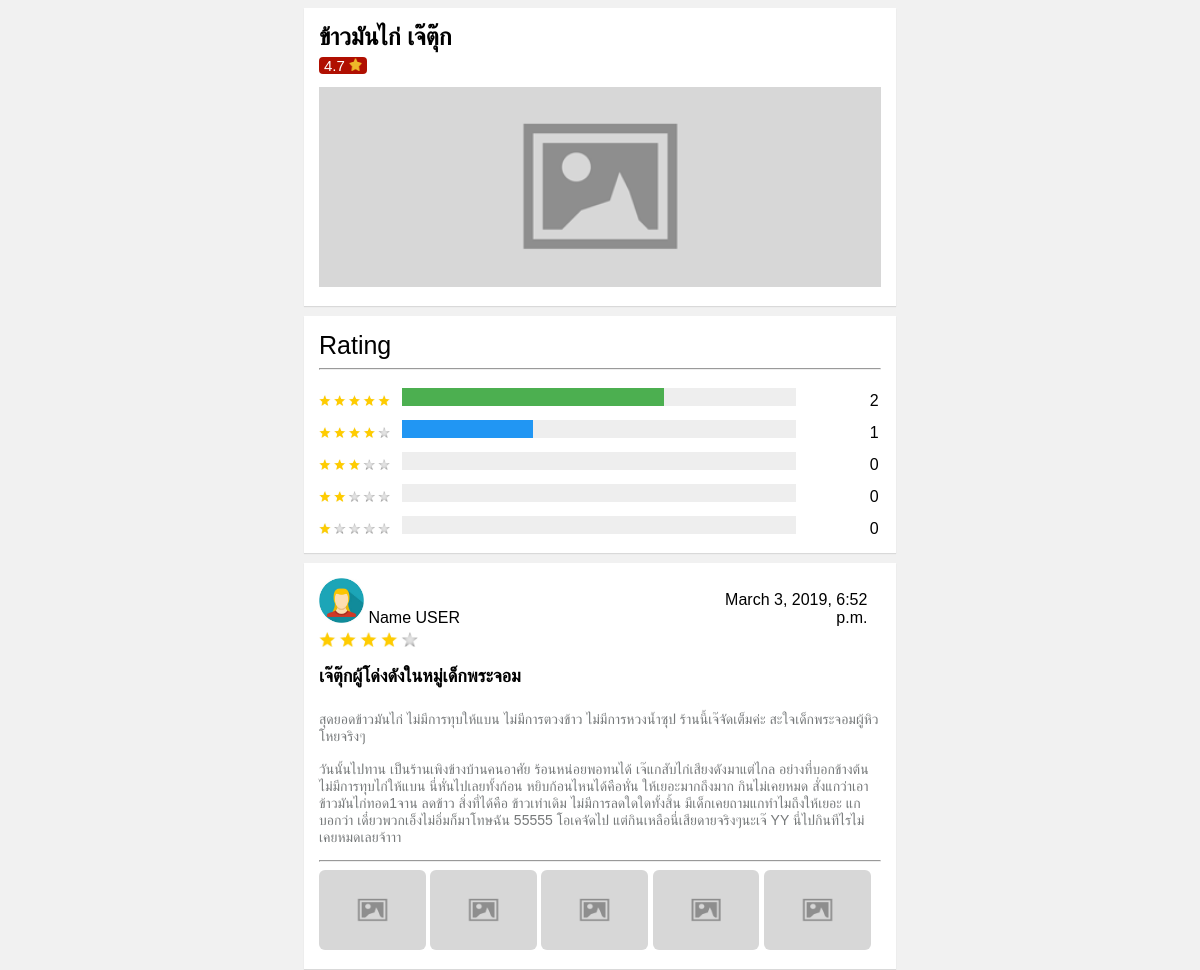
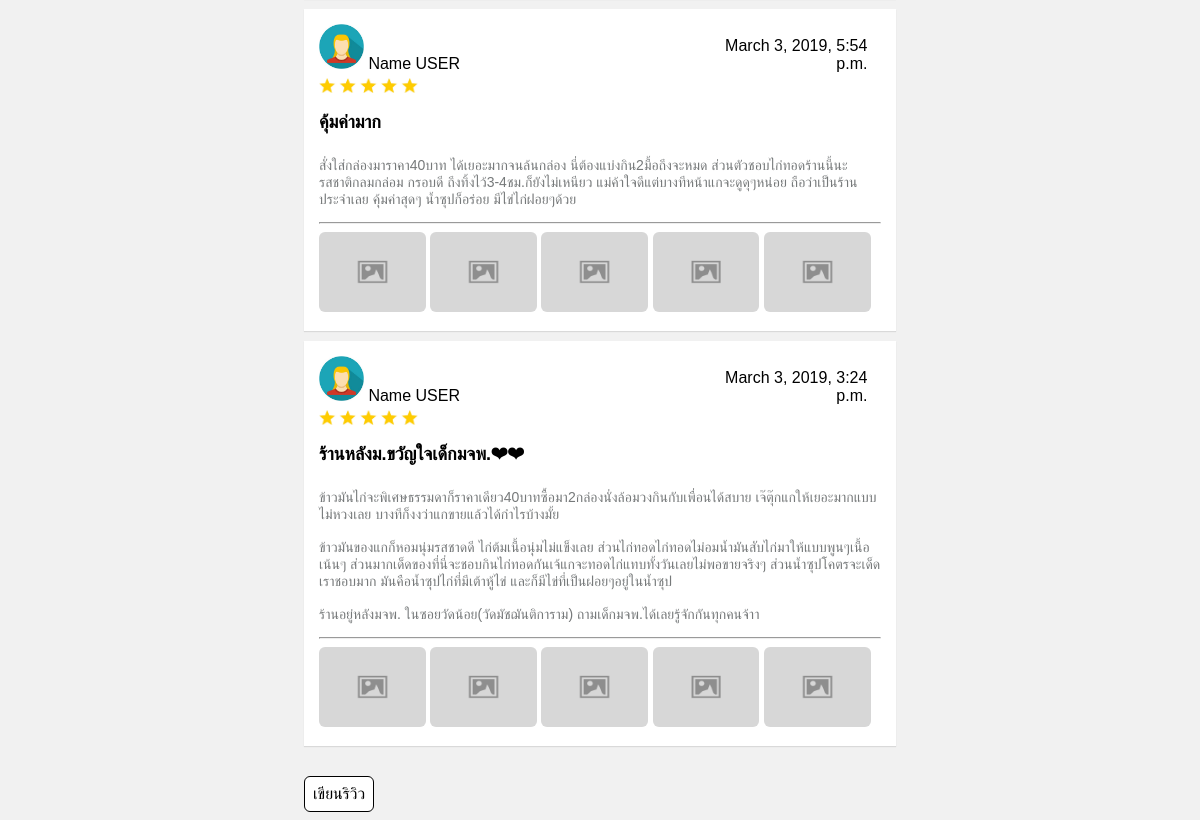
Page /restaurant/5/ on the committed database (2 pictures, top to bottom).
### review/models.py (models this page shows, shortened)
class Restaurant(models.Model):
    name = models.CharField(max_length=200)
    address = models.CharField(max_length=200)
    phone_number = models.CharField(max_length=10, null=True)
    rating = models.DecimalField(default=0, max_digits=2, decimal_places=1)
    category = models.ManyToManyField(FoodCategory, through='Categorize', related_name='restaurant')

class ReviewPost(models.Model):
    restaurant = models.ForeignKey(Restaurant, on_delete=models.CASCADE)
    rating = models.IntegerField()
    review_topic = models.CharField(max_length=200)
    review_datail = models.TextField()
    timestamp = models.DateTimeField(auto_now_add=True)

### review/views.py (the view)
# urls.py: path('restaurant/<int:id_rest>/', views.detailRest, name='detail'),
def detailRest(request, id_rest):
    restaurant_obj = Restaurant.objects.get(pk=id_rest)
    all_review_obj = ReviewPost.objects.filter(restaurant_id=id_rest).order_by('-timestamp')
    context = {'restaurant_obj':restaurant_obj,
                'all_review_obj':all_review_obj,
                }
    all_rating = [rp.rating for rp in ReviewPost.objects.filter(restaurant__pk=id_rest)]
    total_review = len(all_rating)
    for i in range(5):
        if total_review == 0:
            context["bar_"+str(i+1)+"_w"] = 0
            context["amt_"+str(i+1)+"_rating"] = 0
        else:
            context["amt_"+str(i+1)+"_rating"] = all_rating.count(i+1)
            context["bar_"+str(i+1)+"_w"] = round(((all_rating.count((i+1))/total_review)*100),2)
    return render(request,"review/detail.html",context)

### review/templates/review/detail.html (shortened to what this page needs)
<!DOCTYPE html>
<html>
<head>
    {% load static %}
</head>
<body>
    <div class="container">
        <div class="div1">
            <h2 class="name_rest">{{restaurant_obj.name}}</h2>
            <div class="rating">
                <span>{{ restaurant_obj.rating }}</span>
                <img style="height: 13px; width: 13px;" src="{% static 'review\images\star_rating_425874.png' %}"></div>
            <img class="img_rest" src="{% static 'review\images\no_img.png' %}">
        </div>
        <div class="div2">
            <span class="heading">Rating</span>
            <hr>
            <div class="row">
              <div class="side">
                <div><img style="width: 90%;"src="{% static 'review\images\5 starrating.png' %}"></div>
              </div>
              <div class="middle">
                <div class="bar-container">
                  <div class="bar-5" ></div>
                </div>
              </div>
              <div class="side right">
                <div>{{amt_5_rating}}</div>
              </div>
              <div class="side">
                <div><img style="width: 90%;"src="{% static 'review\images\4 starrating.png' %}"></div>
              </div>
              <div class="middle">
                <div class="bar-container">
                  <div class="bar-4"></div>
                </div>
              </div>
              <div class="side right">
                <div>{{amt_4_rating}}</div>
              </div>
              <div class="side">
                <div><img style="width: 90%;"src="{% static 'review\images\3 starrating.png' %}"></div>
              </div>
              <div class="middle">
                <div class="bar-container">
                </div>
              </div>
              <div class="side right">
                <div>{{amt_3_rating}}</div>
              </div>
              <div class="side">
                <div><img style="width: 90%;"src="{% static 'review\images\2 starrating.png' %}"></div>
              </div>
              <div class="middle">
                <div class="bar-container">
                </div>
              </div>
              <div class="side right">
                <div>{{amt_2_rating}}</div>
              </div>
              <div class="side">
                <div><img style="width: 90%;"src="{% static 'review\images\1 starrating.png' %}"></div>
              </div>
              <div class="middle">
                <div class="bar-container">
                </div>
              </div>
              <div class="side right">
                <div>{{amt_1_rating}}</div>
              </div>
            </div>
        </div>
        {% for obj in all_review_obj %}
        <div class="div3">
            <img style="width: 8%;" src="{% static 'review\images\user\user2.png'%} ">
            <div style="display: inline-block; width: 60%">Name USER</div>
            <div style="display: inline-block; width: 28%; position:relative; right: 0; text-align: right;">{{obj.timestamp}}</div>
            <div style="padding: 5px 0px;">
              {% if obj.rating == 1 %}
                <img style="height:15px;"src="{% static 'review\images\1 starrating.png'%}"></div>
              {% elif obj.rating == 2 %}
                <img style="height:15px;"src="{% static 'review\images\2 starrating.png'%}"></div>
              {% elif obj.rating == 3 %}
                <img style="height:15px;"src="{% static 'review\images\3 starrating.png'%}"></div>
              {% elif obj.rating == 4 %}
                <img style="height:15px;"src="{% static 'review\images\4 starrating.png'%}"></div>
              {% elif obj.rating == 5 %}
                <img style="height:15px;"src="{% static 'review\images\5 starrating.png'%}"></div>
              {% endif %}
            <div class='t_review'>{{obj.review_topic}}</div>
            <p class="review">{{obj.review_datail}}</p>
            <hr>
            <div >
              <img class="img_review" src="{% static 'review\images\no_img.png' %}">
              <img class="img_review" src="{% static 'review\images\no_img.png' %}">
              <img class="img_review" src="{% static 'review\images\no_img.png' %}">
              <img class="img_review" src="{% static 'review\images\no_img.png' %}">
              <img class="img_review" src="{% static 'review\images\no_img.png' %}"></div>
        </div>
        {% endfor %}
        <a class="write_review_btn" href="{% url 'review:form_write_review' restaurant_obj.id %}">เขียนริวิว</a>
    </div>
</body>

### rows in the picture
Restaurant: name "ข้าวมันไก่ เจ๊ตุ๊ก", rating "4.7"
ReviewPost: timestamp "March 3, 2019, 6:52 p.m.", rating 4 (drawn), review_topic "เจ๊ตุ๊กผู้โด่งดังในหมู่เด็กพระจอม", review_datail "สุดยอดข้าวมันไก่ ไม่มีการทุบให้แบน ไม่มีการตวงข้าว ไม่มีการหวงน้ำซุป ร้านนี้เจ๊จัดเต็มค่ะ สะใจเด็กพระจอมผู้หิวโหยจริงๆ วันนั้นไปทาน เป็นร้านเพิงข้างบ้านคนอาศัย ร้อนหน่อยพอทนได้ เจ๊แกสับไก่เสียงดังมาแต่ไกล อย่างที่บอกข้างต้น ไม่มีการทุบไก่ให้แบน นี่หั่นไปเลยทั้งก้อน หยิบก้อนไหนได้คือหั่น ให้เยอะมากถึงมาก กินไม่เคยหมด สั่งแกว่าเอาข้าวมันไก่ทอด1จาน ลดข้าว สิ่งที่ได้คือ ข้าวเท่าเดิม ไม่มีการลดใดใดทั้งสิ้น มีเด็กเคยถามแกทำไมถึงให้เยอะ แกบอกว่า เดี๋ยวพวกเอ็งไม่อิ่มก็มาโทษฉัน 55555 โอเคจัดไป แต่กินเหลือนี่เสียดายจริงๆนะเจ๊ YY นี่ไปกินทีไรไม่เคยหมดเลยจ้าาา"
ReviewPost: timestamp "March 3, 2019, 5:54 p.m.", rating 5 (drawn), review_topic "คุ้มค่ามาก", review_datail "สั่งใส่กล่องมาราคา40บาท ได้เยอะมากจนล้นกล่อง นี่ต้องแบ่งกิน2มื้อถึงจะหมด ส่วนตัวชอบไก่ทอดร้านนี้นะ รสชาติกลมกล่อม กรอบดี ถึงทิ้งไว้3-4ชม.ก็ยังไม่เหนียว แม่ค้าใจดีแต่บางทีหน้าแกจะดูดุๆหน่อย ถือว่าเป็นร้านประจำเลย คุ้มค่าสุดๆ น้ำซุปก็อร่อย มีไข่ไก่ฝอยๆด้วย"
ReviewPost: timestamp "March 3, 2019, 3:24 p.m.", rating 5 (drawn), review_topic "ร้านหลังม.ขวัญใจเด็กมจพ.❤❤", review_datail "ข้าวมันไก่จะพิเศษธรรมดาก็ราคาเดียว40บาทซื้อมา2กล่องนั่งล้อมวงกินกับเพื่อนได้สบาย เจ๊ตุ๊กแกให้เยอะมากแบบไม่หวงเลย บางทีก็งงว่าแกขายแล้วได้กำไรบ้างมั้ย ข้าวมันของแกก็หอมนุ่มรสชาดดี ไก่ต้มเนื้อนุ่มไม่แข็งเลย ส่วนไก่ทอดไก่ทอดไม่อมน้ำมันสับไก่มาให้แบบพูนๆเนื้อเน้นๆ ส่วนมากเด็ดของที่นี่จะชอบกินไก่ทอดกันเจ้แกจะทอดไก่แทบทั้งวันเลยไม่พอขายจริงๆ ส่วนน้ำซุปโคตรจะเด็ดเราชอบมาก มันคือน้ำซุปไก่ที่มีเต้าหู้ไข่ และก็มีไข่ที่เป็นฝอยๆอยู่ในน้ำซุป ร้านอยู่หลังมจพ. ในซอยวัดน้อย(วัดมัชฌันติการาม) ถามเด็กมจพ.ได้เลยรู้จักกันทุกคนจ้าา"

### other values in the picture
{{ amt_5_rating }} "2"
{{ amt_4_rating }} "1"
{{ amt_3_rating }} "0"
{{ amt_2_rating }} "0"
{{ amt_1_rating }} "0"
